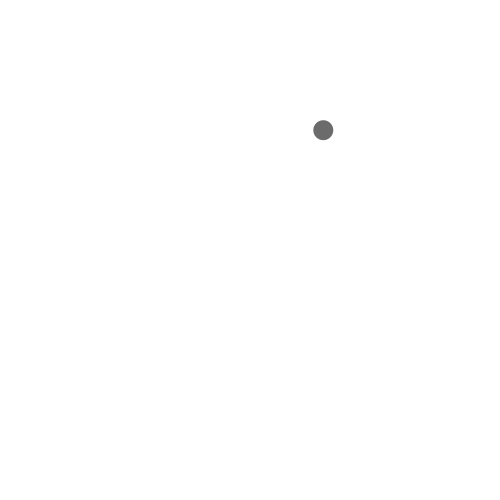
Frame 1 (no input)
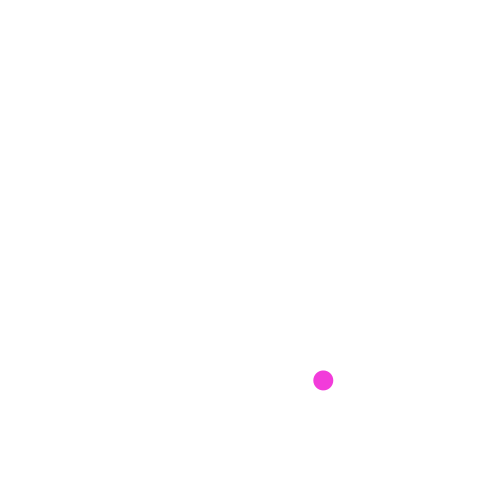
Frame 60 (the mouse pressed at the canvas centre just before this capture)
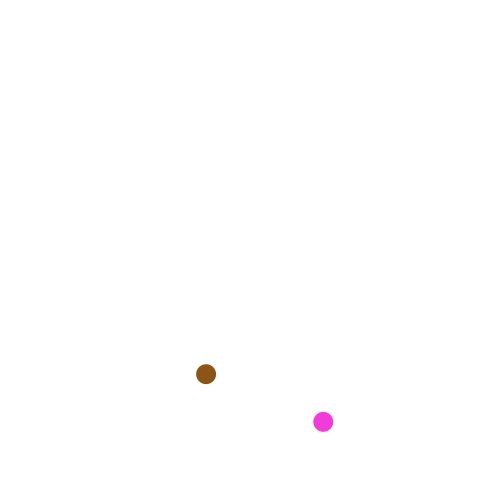
Frame 120 (the mouse held since frame 60 and released just before this capture)

The Processing sketch that drew these frames (run headless with seeded random() and noise(); from frame 60 on, the mouse is pressed at the canvas centre):

// Processing sketch: processing_176006
// ── processing_176006.pde

// Spawn balls from a mouseclick point with random x and y speeds.
// Ball array
MakeBall[] balls = new MakeBall[1];

//Initial conditions
float gravity = 0.3;
float elasticity = .80;
float xSpeed = 0;
float ySpeed = 0;
boolean tossmode = false;

void setup() {
  size(500, 500);
  smooth();
  frameRate(30);
  //Generate the ball array
  for (int i=0; i < balls.length; i++) {
    balls[i] = new MakeBall(color(107, 107, 107), random(width), random(height), 20, 0, 0);
  }
}

void draw() {
  background(255);
  noStroke();
  // The code for the "toss" option.
  if (tossmode==true)
  {
    if ( mouseX-pmouseX > 0 ) {
      xSpeed = abs(mouseX-pmouseX);
    } 
    else {
      xSpeed = -abs(mouseX-pmouseX);
    }

    if ( mouseY-pmouseY > 0 ) {
      ySpeed = abs(mouseY-pmouseY);
    } 
    else {
      ySpeed = -abs(mouseY-pmouseY);
    }
  }




  for (int i=0; i < balls.length; i++) {
    balls[i].gravity();
    balls[i].move();
    balls[i].render();
  }
}


//Spawns a new ball when mouse is pressed

void mousePressed() {
  if (tossmode==false)
  {
    MakeBall b = new MakeBall(color(107, 107, 107), mouseX, mouseY, 20, random(-2, 2), 
    random(-2.2));
    balls = (MakeBall[]) append(balls, b);
  }
  else 
  {
    MakeBall b = new MakeBall(color(107, 107, 107), mouseX, mouseY, 20, xSpeed, 
    ySpeed);
    balls = (MakeBall[]) append(balls, b);
  }
}
void keyPressed() {
  if(tossmode==false)
  {
    tossmode=true;
  }
  else if(tossmode==true)
  {
    tossmode=false;
  }
}


//Ball class
class MakeBall {
  float x;
  float y;
  float speedY;
  float speedX;
  float w;
  color c;

  //Initial Constructor
  MakeBall(color cinit, float xinit, float yinit, float winit, 
  float speedXinit, float speedYinit) {
    x = xinit;
    y = yinit;
    w = winit;
    speedY = speedYinit;
    speedX = speedXinit;
    c = cinit;
  }

  //Gravity function
  void gravity() {
    speedY = speedY + gravity;
  }

  //Render function
  void render() {
    fill(c);
    noStroke();
    ellipse(x, y, w, w);
  }

  //Updates the ball's position
  void move() {
    y = y + speedY;
    if (y + w/2> height) {
      c = color(random(255),random(255),random(255));
      speedY = -speedY*elasticity;
      y = height-w/2;
    }
    x = x + speedX;
    if (x + w/2 > width) {
      c = color(random(255),random(255),random(255));
      speedX = -speedX*elasticity;
      x = width - w/2;
    }
    if (x - w/2 < 0) {
      c = color(random(255),random(255),random(255));
      speedX = -speedX*elasticity;
      x = w/2;
    }

    if (y - w/2 <0)
    {
      c = color(random(255),random(255),random(255));
      speedY = -speedY*elasticity;
      y = w/2;
    }
  }
}
